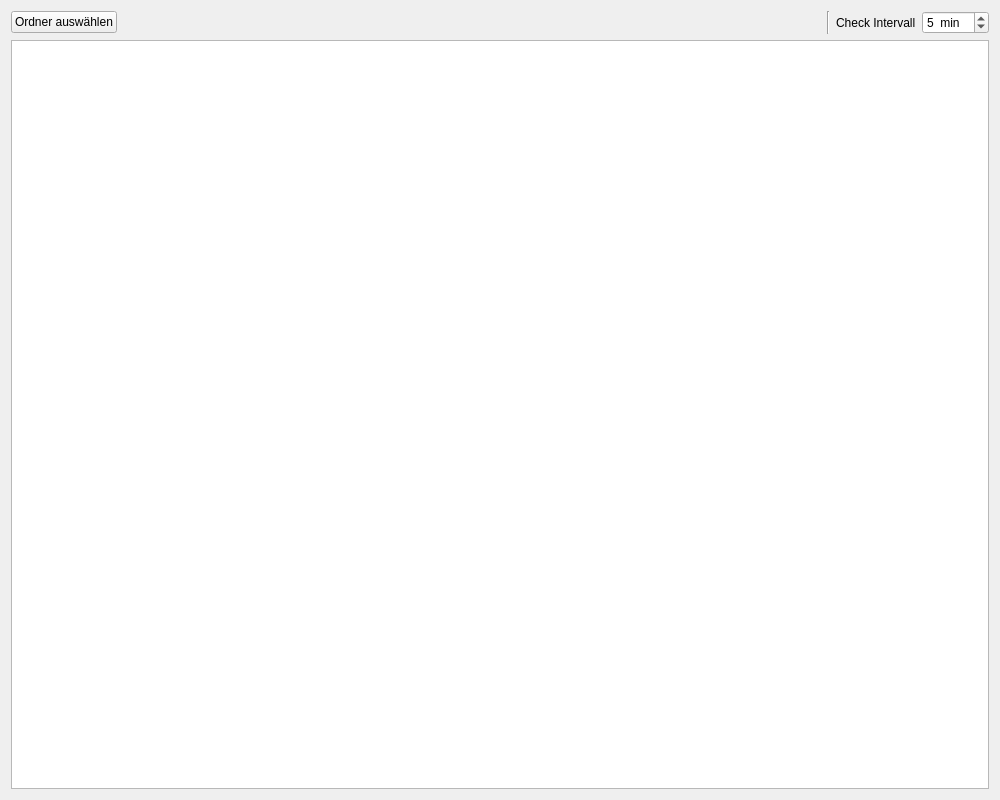
<?xml version="1.0" encoding="UTF-8"?>
<ui version="4.0">
 <class>MainWindow</class>
 <widget class="QMainWindow" name="MainWindow">
  <property name="geometry">
   <rect>
    <x>0</x>
    <y>0</y>
    <width>1000</width>
    <height>800</height>
   </rect>
  </property>
  <property name="windowTitle">
   <string>qtExplorer</string>
  </property>
  <property name="windowIcon">
   <iconset resource="res.qrc">
    <normaloff>:/panda</normaloff>:/panda</iconset>
  </property>
  <widget class="QWidget" name="centralWidget">
   <layout class="QVBoxLayout" name="verticalLayout">
    <item>
     <layout class="QHBoxLayout" name="horizontalLayout">
      <item>
       <widget class="QPushButton" name="openDirectory">
        <property name="text">
         <string>Ordner auswählen</string>
        </property>
       </widget>
      </item>
      <item>
       <widget class="QLabel" name="currentDirectory">
        <property name="text">
         <string/>
        </property>
       </widget>
      </item>
      <item>
       <spacer name="horizontalSpacer">
        <property name="orientation">
         <enum>Qt::Horizontal</enum>
        </property>
        <property name="sizeHint" stdset="0">
         <size>
          <width>40</width>
          <height>20</height>
         </size>
        </property>
       </spacer>
      </item>
      <item>
       <widget class="Line" name="line">
        <property name="orientation">
         <enum>Qt::Vertical</enum>
        </property>
       </widget>
      </item>
      <item>
       <widget class="QLabel" name="label">
        <property name="text">
         <string>Check Intervall</string>
        </property>
       </widget>
      </item>
      <item>
       <widget class="QSpinBox" name="fileCheckInterval">
        <property name="suffix">
         <string>  min</string>
        </property>
        <property name="prefix">
         <string/>
        </property>
        <property name="minimum">
         <number>1</number>
        </property>
        <property name="maximum">
         <number>30</number>
        </property>
        <property name="singleStep">
         <number>1</number>
        </property>
        <property name="value">
         <number>5</number>
        </property>
       </widget>
      </item>
     </layout>
    </item>
    <item>
     <widget class="QTableView" name="tableView">
      <property name="alternatingRowColors">
       <bool>true</bool>
      </property>
      <property name="selectionMode">
       <enum>QAbstractItemView::ContiguousSelection</enum>
      </property>
      <property name="selectionBehavior">
       <enum>QAbstractItemView::SelectRows</enum>
      </property>
      <attribute name="horizontalHeaderStretchLastSection">
       <bool>true</bool>
      </attribute>
      <attribute name="verticalHeaderVisible">
       <bool>false</bool>
      </attribute>
     </widget>
    </item>
   </layout>
  </widget>
 </widget>
 <layoutdefault spacing="6" margin="11"/>
 <resources>
  <include location="res.qrc"/>
 </resources>
 <connections/>
</ui>
